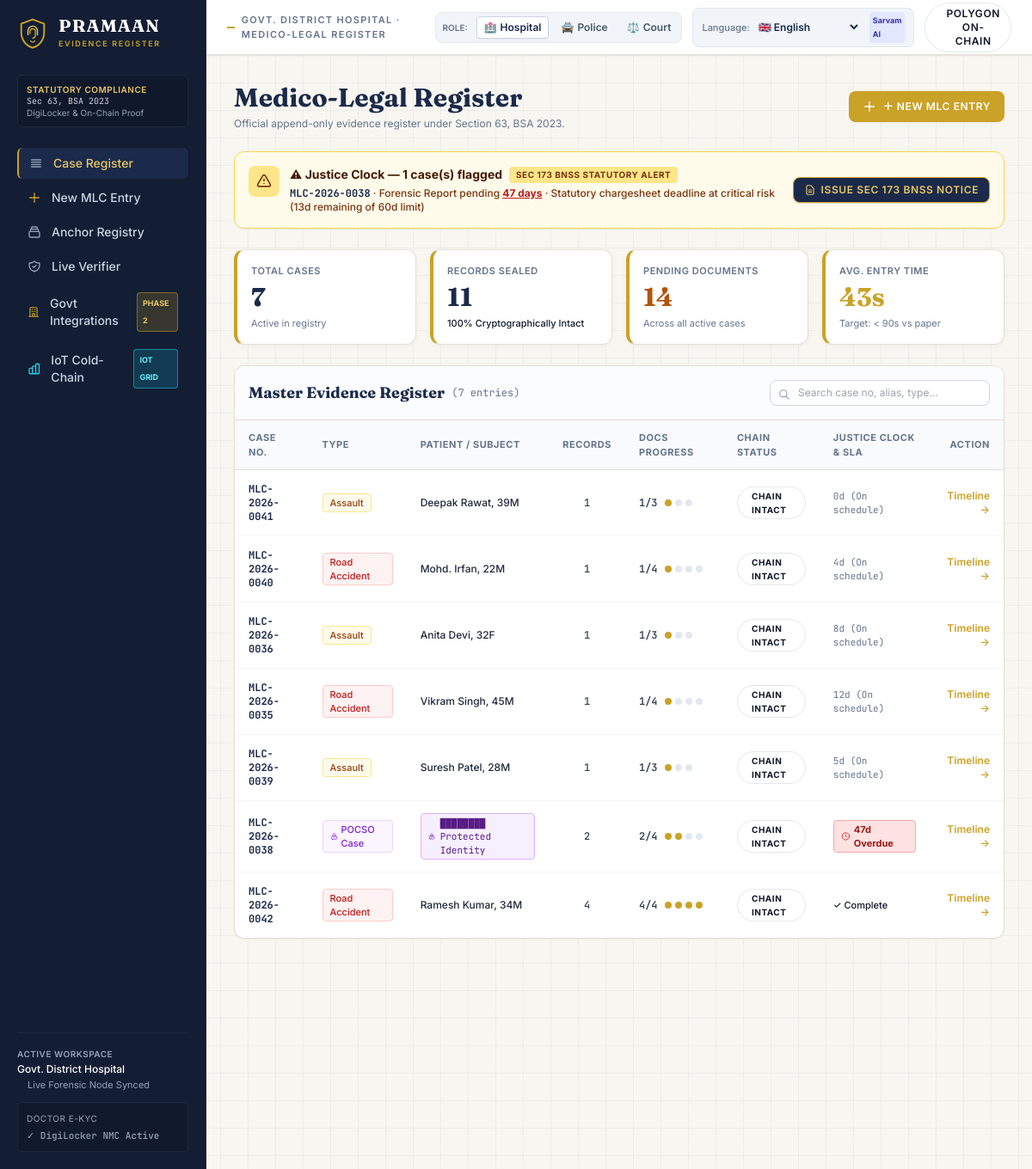
/dashboard, run on the app's committed database.
### tables this page shows
CREATE TABLE cases (
            id INTEGER PRIMARY KEY AUTOINCREMENT,
            case_no TEXT UNIQUE NOT NULL,
            case_type TEXT NOT NULL,
            patient_alias TEXT NOT NULL,
            hospital TEXT NOT NULL,
            incident_date TEXT,
            injury_summary TEXT,
            duty_doctor TEXT,
            doctor_nmc_reg TEXT DEFAULT 'NMC-2018-84920',
            entry_duration_seconds INTEGER DEFAULT 45,
            created_at TEXT NOT NULL
        );

### app.py (the view)
@app.get("/dashboard", response_class=HTMLResponse)
async def dashboard_page(request: Request):
    current_role = get_current_role(request)
    stats = db.get_aggregate_stats()
    cases = db.get_all_cases()
    case_rows = []
    for c in cases:
        records = db.get_case_records(c["id"])
        verification = verify_case_chain(records)
        justice = db.compute_case_justice_status(c, records)
        case_rows.append({
            "case": c,
            "records": records,
            "verification": verification,
            "justice": justice
        })
    return templates.TemplateResponse("dashboard.html", {
        "request": request,
        "current_role": current_role,
        "active_page": "dashboard",
        "stats": stats,
        "cases": cases,
        "case_rows": case_rows,
        "is_standalone_verifier": False
    })

### templates/dashboard.html (shortened to what this page needs)
{% extends 'base.html' %}
{% block kicker %}Govt. District Hospital · Medico-Legal Register{% endblock %}
{% block content %}
<div class="max-w-7xl mx-auto space-y-6">
  <div class="flex flex-col sm:flex-row sm:items-center justify-between gap-4">
    <div>
      <h1 class="font-fraunces text-2xl sm:text-3xl font-bold text-navy">Medico-Legal Register</h1>
      <p class="text-xs text-slate-500 mt-1">Official append-only evidence register under Section 63, BSA 2023.</p>
    </div>
    <div class="flex items-center gap-3">
      <a href="/cases/new" class="px-4 py-2.5 rounded-lg bg-[#C9A227] hover:bg-[#B08D1E] text-white font-semibold text-xs uppercase tracking-wider flex items-center gap-2 shadow-sm transition-all">
        <svg class="w-4 h-4" fill="none" viewBox="0 0 24 24" stroke="currentColor">
          <path stroke-linecap="round" stroke-linejoin="round" stroke-width="2" d="M12 4v16m8-8H4" />
        </svg>
        <span>＋ New MLC Entry</span>
      </a>
    </div>
  </div>
  {% if stats.has_overdue %}
    <div class="p-4 rounded-xl bg-amber-50 border border-amber-300 flex flex-col lg:flex-row items-start lg:items-center justify-between gap-4 shadow-sm animate-slide-down">
      <div class="flex items-start gap-3">
        <div class="p-2 rounded-lg bg-amber-200 text-amber-900 flex-shrink-0 mt-0.5 sm:mt-0">
          <svg class="w-5 h-5" fill="none" viewBox="0 0 24 24" stroke="currentColor">
            <path stroke-linecap="round" stroke-linejoin="round" stroke-width="2" d="M12 9v2m0 4h.01m-6.938 4h13.856c1.54 0 2.502-1.667 1.732-3L13.732 4c-.77-1.333-2.694-1.333-3.464 0L3.34 16c-.77 1.333.192 3 1.732 3z" />
          </svg>
        </div>
        <div>
          <div class="flex items-center gap-2">
            <span class="font-bold text-sm text-amber-950">⚠ Justice Clock — {{ stats.overdue_cases|length }} case(s) flagged</span>
            <span class="text-[10px] uppercase font-bold tracking-wider px-2 py-0.5 rounded bg-amber-200 text-amber-900">Sec 173 BNSS Statutory Alert</span>
          </div>
          <div class="text-xs text-amber-900 mt-1 font-medium space-y-0.5">
            {% for item in stats.overdue_cases %}
              <div>
                <a href="/cases/{{ item.case.id }}" class="font-mono font-bold text-navy hover:underline">{{ item.case.case_no }}</a>
                · {{ item.status.overdue_doc }} pending <span class="font-bold text-red-700 underline">{{ item.status.overdue_days }} days</span> · Statutory chargesheet deadline at critical risk ({{ item.status.sla_remaining_days }}d remaining of {{ item.status.statutory_sla_days }}d limit)
              </div>
            {% endfor %}
          </div>
        </div>
      </div>
      <div class="flex items-center gap-2 flex-shrink-0 self-end lg:self-center">
        <button onclick="openStatutoryNoticeModal()" class="px-3 py-1.5 rounded-lg bg-navy hover:bg-slate-800 text-[#E7C766] border border-[#C9A227] text-xs font-semibold uppercase tracking-wider shadow transition-all flex items-center gap-1.5">
          <svg class="w-3.5 h-3.5" fill="none" viewBox="0 0 24 24" stroke="currentColor">
            <path stroke-linecap="round" stroke-linejoin="round" stroke-width="2" d="M9 12h6m-6 4h6m2 5H7a2 2 0 01-2-2V5a2 2 0 012-2h5.586a1 1 0 01.707.293l5.414 5.414a1 1 0 01.293.707V19a2 2 0 01-2 2z" />
          </svg>
          <span>Issue Sec 173 BNSS Notice</span>
        </button>
      </div>
    </div>
  {% endif %}
  <div class="grid grid-cols-2 md:grid-cols-4 gap-4">
    <div class="ledger-card p-4 rounded-xl">
      <div class="text-[11px] font-semibold uppercase tracking-wider text-slate-500">Total Cases</div>
      <div class="font-fraunces text-3xl font-bold text-navy mt-1">{{ stats.total_cases }}</div>
      <div class="text-[11px] text-slate-500 mt-1">Active in registry</div>
    </div>
    <div class="ledger-card p-4 rounded-xl">
      <div class="text-[11px] font-semibold uppercase tracking-wider text-slate-500">Records Sealed</div>
      <div class="font-fraunces text-3xl font-bold text-navy mt-1">{{ stats.total_records }}</div>
      <div class="text-[11px] text-emerald-600 font-medium mt-1">{{ stats.integrity_percent }}% Cryptographically Intact</div>
    </div>
    <div class="ledger-card p-4 rounded-xl">
      <div class="text-[11px] font-semibold uppercase tracking-wider text-slate-500">Pending Documents</div>
      <div class="font-fraunces text-3xl font-bold {% if stats.pending_docs_total > 0 %}text-amber-700{% else %}text-emerald-700{% endif %} mt-1">
        {{ stats.pending_docs_total }}
      </div>
      <div class="text-[11px] text-slate-500 mt-1">Across all active cases</div>
    </div>
    <div class="ledger-card p-4 rounded-xl">
      <div class="text-[11px] font-semibold uppercase tracking-wider text-slate-500">Avg. Entry Time</div>
      <div class="font-fraunces text-3xl font-bold text-[#C9A227] mt-1">{{ stats.avg_entry_seconds }}s</div>
      <div class="text-[11px] text-slate-500 mt-1">Target: &lt; 90s vs paper</div>
    </div>
  </div>
  <div class="bg-white rounded-xl border border-ledgerborder shadow-sm overflow-hidden">
    <div class="p-4 border-b border-ledgerborder flex flex-col sm:flex-row sm:items-center justify-between gap-3 bg-slate-50/50">
      <div class="flex items-center gap-2">
        <span class="font-fraunces text-lg font-bold text-navy">Master Evidence Register</span>
        <span class="text-xs font-mono text-slate-500">({{ cases|length }} entries)</span>
      </div>
      <div class="relative w-full sm:w-64">
        <input type="text" id="caseSearchInput" onkeyup="filterCasesTable()" placeholder="Search case no, alias, type..."
               class="w-full text-xs bg-white border border-slate-300 rounded-lg px-3 py-1.5 pl-8 focus:outline-none focus:border-[#C9A227]" />
        <svg class="w-3.5 h-3.5 text-slate-400 absolute left-2.5 top-2.5" fill="none" viewBox="0 0 24 24" stroke="currentColor">
          <path stroke-linecap="round" stroke-linejoin="round" stroke-width="2" d="M21 21l-6-6m2-5a7 7 0 11-14 0 7 7 0 0114 0z" />
        </svg>
      </div>
    </div>
    <div class="overflow-x-auto">
      <table class="w-full text-left border-collapse" id="casesTable">
        <thead>
          <tr class="border-b border-ledgerborder bg-slate-50 text-[11px] font-semibold uppercase tracking-wider text-slate-500">
            <th class="py-3 px-4">Case No.</th>
            <th class="py-3 px-4">Type</th>
            <th class="py-3 px-4">Patient / Subject</th>
            <th class="py-3 px-4 text-center">Records</th>
            <th class="py-3 px-4">Docs Progress</th>
            <th class="py-3 px-4">Chain Status</th>
            <th class="py-3 px-4">Justice Clock & SLA</th>
            <th class="py-3 px-4 text-right">Action</th>
          </tr>
        </thead>
        <tbody class="divide-y divide-slate-100 text-xs">
          {% for item in case_rows %}
          <tr class="hover:bg-slate-50/80 transition-colors cursor-pointer" onclick="window.location.href='/cases/{{ item.case.id }}'">
            <td class="py-3.5 px-4 font-mono font-bold text-navy">
              {{ item.case.case_no }}
            </td>
            <td class="py-3.5 px-4">
              {% if item.case.case_type == 'Road Accident' %}
                <span class="inline-flex items-center px-2 py-0.5 rounded text-[11px] font-medium bg-red-50 text-red-700 border border-red-200">
                  Road Accident
                </span>
              {% elif item.case.case_type == 'Assault' %}
                <span class="inline-flex items-center px-2 py-0.5 rounded text-[11px] font-medium bg-amber-50 text-amber-800 border border-amber-200">
                  Assault
                </span>
              {% elif item.case.case_type == 'POCSO Case' %}
                <span class="inline-flex items-center gap-1 px-2 py-0.5 rounded text-[11px] font-medium bg-purple-50 text-purple-700 border border-purple-200">
                  <svg class="w-3 h-3 text-purple-600" fill="none" viewBox="0 0 24 24" stroke="currentColor">
                    <path stroke-linecap="round" stroke-linejoin="round" stroke-width="2" d="M12 15v2m-6 4h12a2 2 0 002-2v-6a2 2 0 00-2-2H6a2 2 0 00-2 2v6a2 2 0 002 2zm10-10V7a4 4 0 00-8 0v4h8z" />
                  </svg>
                  POCSO Case
                </span>
              {% else %}
                <span class="inline-flex items-center px-2 py-0.5 rounded text-[11px] font-medium bg-slate-100 text-slate-700">
                  {{ item.case.case_type }}
                </span>
              {% endif %}
            </td>
            <td class="py-3.5 px-4">
              {% if item.case.case_type == 'POCSO Case' %}
                <span class="inline-flex items-center gap-1.5 font-mono text-[11px] text-purple-900 bg-purple-100/70 px-2 py-0.5 rounded border border-purple-300" title="Protected identity under POCSO §33">
                  <svg class="w-3.5 h-3.5 text-purple-700" fill="none" viewBox="0 0 24 24" stroke="currentColor">
                    <path stroke-linecap="round" stroke-linejoin="round" stroke-width="2" d="M12 15v2m-6 4h12a2 2 0 002-2v-6a2 2 0 00-2-2H6a2 2 0 00-2 2v6a2 2 0 002 2zm10-10V7a4 4 0 00-8 0v4h8z" />
                  </svg>
                  <span>████████ Protected Identity</span>
                </span>
              {% else %}
                <span class="font-medium text-slate-800">{{ item.case.patient_alias }}</span>
              {% endif %}
            </td>
            <td class="py-3.5 px-4 text-center font-mono font-medium text-slate-700">
              {{ item.records|length }}
            </td>
            <td class="py-3.5 px-4">
              <div class="flex items-center gap-2">
                <span class="font-mono text-xs text-slate-700 font-semibold">{{ item.justice.progress_fraction }}</span>
                <div class="flex gap-1">
                  {% for doc in item.justice.expected_docs %}
                    {% if doc in item.justice.present_docs %}
                      <span class="w-2 h-2 rounded-full bg-[#C9A227]" title="{{ doc }}: Present"></span>
                    {% else %}
                      <span class="w-2 h-2 rounded-full bg-slate-200" title="{{ doc }}: Pending"></span>
                    {% endif %}
                  {% endfor %}
                </div>
              </div>
            </td>
            <td class="py-3.5 px-4">
              {% if item.verification.is_intact %}
                <span class="inline-flex items-center gap-1 px-2 py-0.5 rounded-full text-[10px] font-bold tracking-wider uppercase bg-emerald-50 text-emerald-700 border border-emerald-200">
                  <span class="w-1.5 h-1.5 rounded-full bg-emerald-600"></span>
                  CHAIN INTACT
                </span>
              {% else %}
                <span class="inline-flex items-center gap-1 px-2 py-0.5 rounded-full text-[10px] font-bold tracking-wider uppercase bg-red-50 text-red-700 border border-red-200">
                  <span class="w-1.5 h-1.5 rounded-full bg-red-600 animate-pulse"></span>
                  CHAIN BROKEN
                </span>
              {% endif %}
            </td>
            <td class="py-3.5 px-4">
              {% if item.justice.is_overdue %}
                <span class="inline-flex items-center gap-1 px-2 py-0.5 rounded text-[11px] font-bold bg-red-100 text-red-800 border border-red-300">
                  <svg class="w-3 h-3 text-red-600" fill="none" viewBox="0 0 24 24" stroke="currentColor">
                    <path stroke-linecap="round" stroke-linejoin="round" stroke-width="2" d="M12 8v4l3 3m6-3a9 9 0 11-18 0 9 9 0 0118 0z" />
                  </svg>
                  {{ item.justice.overdue_days }}d Overdue
                </span>
              {% elif item.justice.is_complete %}
                <span class="text-[11px] text-emerald-700 font-medium">✓ Complete</span>
              {% else %}
                <span class="text-[11px] text-slate-500 font-mono">{{ item.justice.days_open }}d (On schedule)</span>
              {% endif %}
            </td>
            <td class="py-3.5 px-4 text-right">
              <a href="/cases/{{ item.case.id }}" class="text-[#C9A227] hover:text-[#B08D1E] font-semibold text-xs hover:underline" onclick="event.stopPropagation()">
                Timeline →
              </a>
            </td>
          </tr>
          {% endfor %}
        </tbody>
      </table>
    </div>
  </div>
</div>
{% endblock %}

### data on the page
cases: case.case_no "MLC-2026-0038", case.case_no "MLC-2026-0038", case_type "POCSO Case" (drawn)
cases: case.case_no "MLC-2026-0041", case.patient_alias "Deepak Rawat, 39M"
cases: case.case_no "MLC-2026-0040", case.patient_alias "Mohd. Irfan, 22M"
cases: case.case_no "MLC-2026-0036", case.patient_alias "Anita Devi, 32F"
cases: case.case_no "MLC-2026-0035", case.patient_alias "Vikram Singh, 45M"
cases: case.case_no "MLC-2026-0039", case.patient_alias "Suresh Patel, 28M"
cases: case.case_no "MLC-2026-0042", case.patient_alias "Ramesh Kumar, 34M"

### other printed values
{{ stats.overdue_cases|length }} "1"
{{ item.status.overdue_doc }} "Forensic Report"
{{ item.status.overdue_days }} "47"
{{ item.status.sla_remaining_days }} "13"
{{ item.status.statutory_sla_days }} "60"
{{ stats.total_cases }} "7"
{{ stats.total_records }} "11"
{{ stats.integrity_percent }} "100"
{{ stats.pending_docs_total }} "14"
{{ stats.avg_entry_seconds }} "43"
{{ cases|length }} "7"
{{ item.records|length }} "1" "1" "1" "1" "1" "2" "4"
{{ item.justice.progress_fraction }} "1/3" "1/4" "1/3" "1/4" "1/3" "2/4" "4/4"
{{ item.justice.days_open }} "0" "4" "8" "12" "5"
{{ item.justice.overdue_days }} "47"
